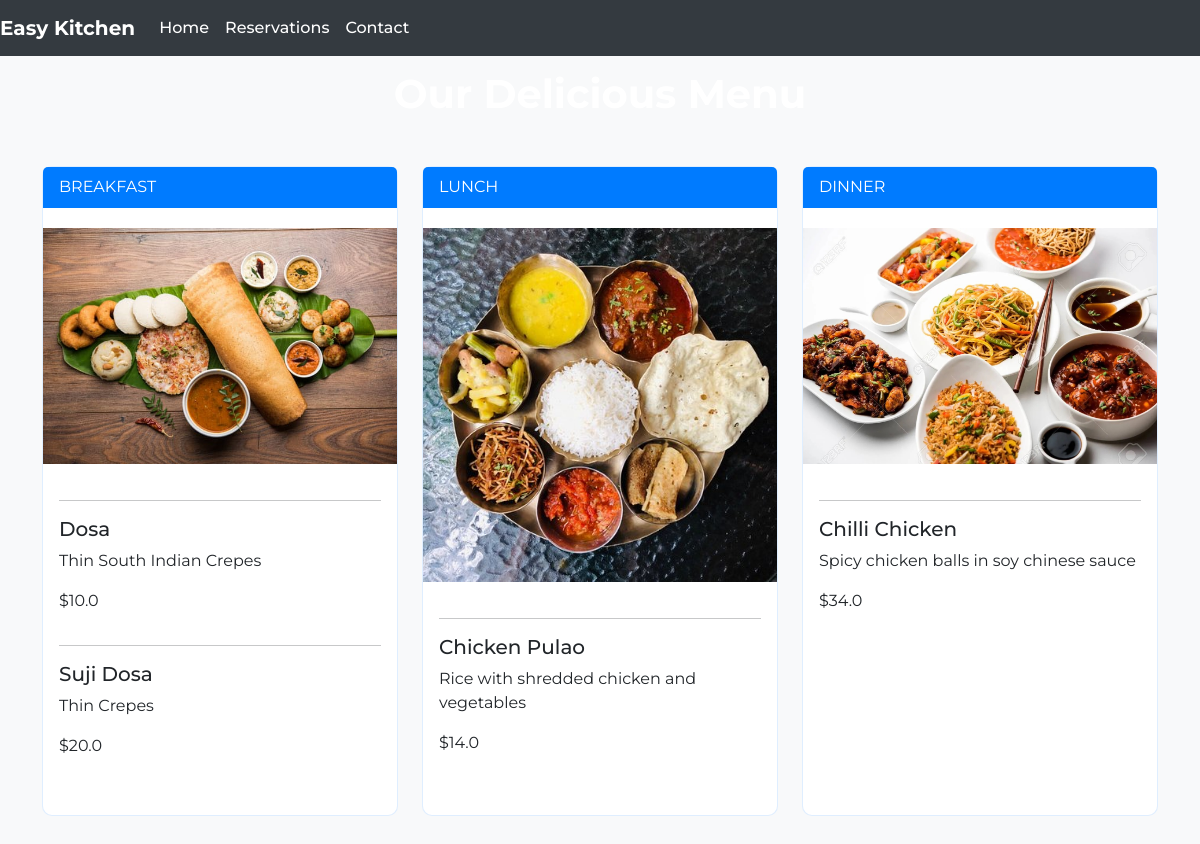
The app's page /menu/ with its own data.
### rms_app/models.py (models this page shows)
class Menu_Items(models.Model):
    class Menu_Section(models.TextChoices):
        Breakfast = "BreakFast"
        Lunch = "Lunch"
        Dinner = "Dinner"
    section = models.CharField(Menu_Section.choices,max_length=20)
    name = models.CharField(max_length=65)
    description = models.TextField()
    price = models.FloatField()

### rms_app/views.py (the view)
# urls.py: path('menu/',views.menu,name ="menu"),
def menu(request):
    menu_items = Menu_Items.objects.all()
    breakfast_items = []
    lunch_items = []
    dinner_items = []
    for item in menu_items:
        if item.section == "BreakFast":
            breakfast_items.append(item)
        elif item.section == "Lunch":
            lunch_items.append(item)
        else:
            dinner_items.append(item)
    return render(request,"rms_app/menu.html",{"breakfast_items":breakfast_items,"lunch_items":lunch_items,"dinner_items":dinner_items})

### rms_app/templates/rms_app/menu.html (shortened to what this page needs)
<!DOCTYPE html>
<html lang="en">
{%load static%}
<head>
    <link rel="stylesheet" href="https://cdn.jsdelivr.net/npm/bootstrap@5.3.2/dist/css/bootstrap.min.css">
</head>
<body>
    <nav class="navbar navbar-expand-lg navbar-dark fixed-top">
        <a class="navbar-brand" >Easy Kitchen</a>
        <div class="collapse navbar-collapse" id="navbarResponsive">
            <ul class="navbar-nav ml-auto">
                <li class="nav-item">
                    <a class="nav-link" href="{% url 'rms_app:home' %}">Home</a>
                </li>
                <li class="nav-item">
                    <a class="nav-link" href="{% url 'rms_app:reservations' %}">Reservations</a>
                </li>
                <li class="nav-item">
                    <a class="nav-link" href="#">Contact</a>
                </li>
            </ul>
        </div>
    </nav>
    <header>
        <h1>Our Delicious Menu</h1>
    </header>
    <div class="container">
        <div class="row">
            <div class="col-lg-4">
                <div class="card">
                    <div class="card-header">BREAKFAST</div>
                    <img src="{% static 'rms_app/images/Indian-Breakfast.jpg' %}" class="card-img-top" alt="Menu Item Image">
                    <div class="card-body">
                    {% for item in breakfast_items %}
                    <hr>
                      <h5 class="card-title">{{item.name}}</h5>
                      <p class="card-text">{{item.description}}</p>
                      <p class="card-text">${{item.price}}</p>
                      {% endfor %}
                    </div>
                </div>
            </div>
            <div class="col-lg-4">
                <div class="card">
                    <div class="card-header">LUNCH</div>
                    <img src="{% static 'rms_app/images/photo3jpg.jpg' %}" class="card-img-top" alt="Menu Item Image">
                    <div class="card-body">
                    {% for item in lunch_items %}
                    <hr>
                      <h5 class="card-title">{{item.name}}</h5>
                      <p class="card-text">{{item.description}}</p>
                      <p class="card-text">${{item.price}}</p>
                      {% endfor %}
                    </div>
                </div>
            </div>
            <div class="col-lg-4">
                <div class="card">
                    <div class="card-header">DINNER</div>
                    <img src="{% static 'rms_app/images/image2.jpg' %}" class="card-img-top" alt="Menu Item Image">
                    <div class="card-body">
                    {% for item in dinner_items %}
                    <hr>
                      <h5 class="card-title">{{item.name}}</h5>
                      <p class="card-text">{{item.description}}</p>
                      <p class="card-text">${{item.price}}</p>
                    {% endfor %}
                    </div>
                </div>
            </div>
        </div>
    </div>
</body>
</html>

### rms_app/templates/rms_app/menu.html (style rules this page uses)
body { font-family: 'Montserrat', sans-serif; background-color: #f8f9fa; color: #495057; }
header { padding-top: 50px; padding-bottom: 20px; text-align: center; }
h1 { padding-top: 20px; font-weight: 700; color: #fff; }
.card { border: 1px solid rgba(0, 123, 255, 0.125); border-radius: 10px; margin-bottom: 20px; display: flex; min-height: 650px; }
.card-header { background-color: #007bff; color: #fff; border-bottom: 1px solid rgba(0, 123, 255, 0.125); }
.card-img-top { padding-top: 20px; width: 100%; border-radius: 10px 10px 0 0; object-fit: cover; }
.card-body { padding-top: 20px; flex: 1; display: flex; flex-direction: column; }
.container { padding-top: 20px; padding-bottom: 50px; }
.navbar { background-color: #343a40; }
.navbar-brand { color: #fff; font-weight: 700; }
.navbar-nav .nav-link { color: #fff; font-weight: 500; }

### records on screen
Menu_Items: name "Dosa", description "Thin South Indian Crepes", price "10.0"
Menu_Items: name "Suji Dosa", description "Thin Crepes", price "20.0"
Menu_Items: name "Chicken Pulao", description "Rice with shredded chicken and vegetables", price "14.0"
Menu_Items: name "Chilli Chicken", description "Spicy chicken balls in soy chinese sauce", price "34.0"
